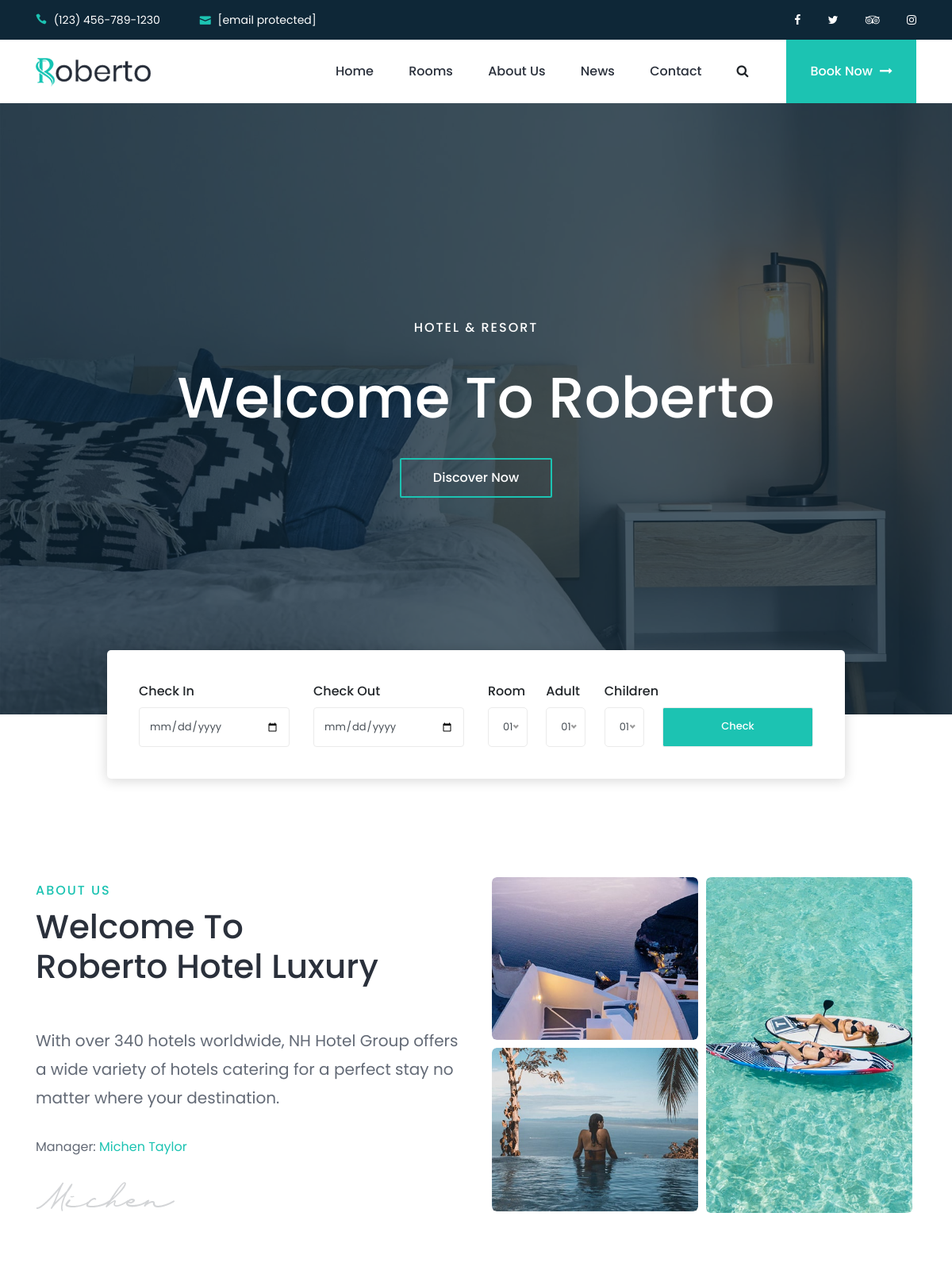
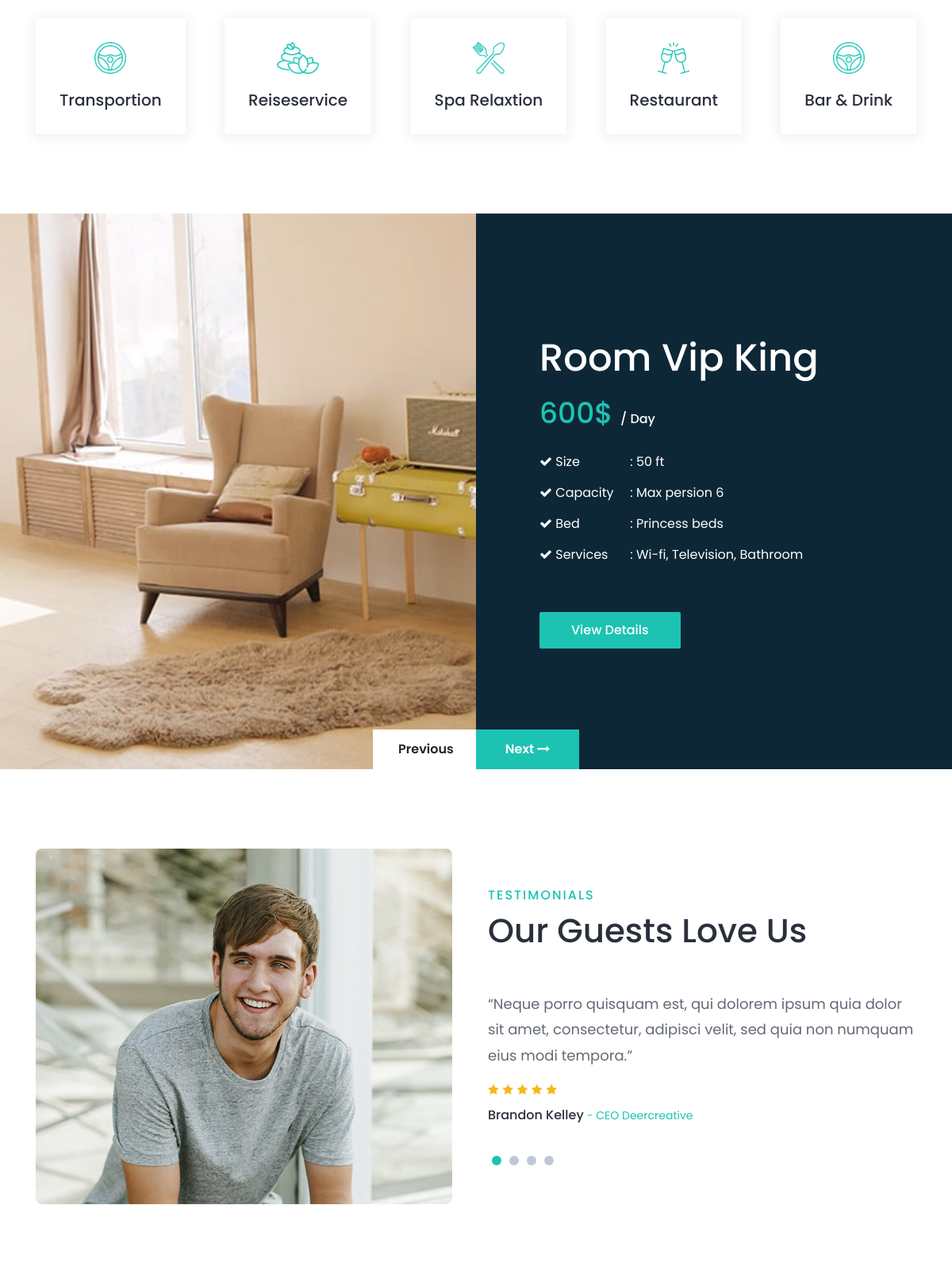
The page / (upper part) on the database its author committed (2 pictures, top to bottom).
### apps/home/models.py (models this page shows, shortened)
class Services(models.Model):
    title = models.CharField(max_length=225)
    image = models.ImageField(upload_to='media/')

class Feedback(models.Model):
    name = models.CharField(max_length=225)
    content = models.TextField()
    image = models.ImageField(upload_to='media/home', blank=True, null=True)
    created = models.DateTimeField(auto_now_add=True)

### apps/room/models.py (models this page shows, shortened)
class Room(models.Model):
    title = models.CharField(max_length=225)
    slug = models.SlugField(blank=True)
    cost = models.IntegerField(default=0)
    size = models.IntegerField()
    capacity = models.IntegerField()
    bed = models.CharField(max_length=225)
    image = models.ImageField(upload_to='media/rooms')
    description = models.TextField()
    adults = models.PositiveIntegerField(null=True, blank=True)
    children = models.PositiveIntegerField(null=True, blank=True)

### apps/home/views.py (the view)
# urls.py: path('', HomeView.as_view(), name='home'),
class HomeView(ListView):
    model = Testimonials
    template_name = 'home/index.html'
    def get_context_data(self, **kwargs):
        context = super(HomeView, self).get_context_data(**kwargs)
        context['form'] = BookingForm()
        context['Services'] = Services.objects.all()[:5]
        context['Room_lst_two'] = Room.objects.all()[:2]
        context['Feedback'] = Feedback.objects.all()[:4]
        context['latestNews'] = Article.objects.all()[:3]
        context['date_format'] = "M d, Y"
        context['Entertainment'] = Entertainment.objects.all()[:5]
        return context

### apps/room/forms.py
class BookingForm(forms.ModelForm):
    class Meta:
        model = Booking
        fields = ['room', 'check_in', 'check_out', 'adults', 'children']

### templates/home/index.html (shortened to what this page needs)
{% extends 'base.html' %}
{% load static %}
{% block content %}
    <section class="welcome-area">
        <div class="welcome-slides owl-carousel">
            <div class="single-welcome-slide bg-img bg-overlay"
                 style="background-image: url({% static 'img/bg-img/16.jpg' %});"
                 data-img-url="img/bg-img/16.jpg">
                <div class="welcome-content h-100">
                    <div class="container h-100">
                        <div class="row h-100 align-items-center">
                            <div class="col-12">
                                <div class="welcome-text text-center">
                                    <h6 data-animation="fadeInLeft" data-delay="200ms">Hotel &amp; Resort</h6>
                                    <h2 data-animation="fadeInLeft" data-delay="500ms">Welcome To Roberto</h2>
                                    <a href="{% url 'room:room' %}" class="btn roberto-btn btn-2"
                                       data-animation="fadeInLeft"
                                       data-delay="800ms">Discover Now</a>
                                </div>
                            </div>
                        </div>
                    </div>
                </div>
            </div>
        </div>
    </section>
    <section class="roberto-about-area section-padding-100-0">
        <div class="hotel-search-form-area">
            <div class="container-fluid">
                <div class="hotel-search-form">
                    <form method="get" action="{% url 'room:room' %}">
                        <div class="row justify-content-between align-items-end">
                            <div class="col-6 col-md-2 col-lg-3">
                                <label for="checkIn">Check In</label>
                                <input type="date" class="form-control" id="checkIn" name="checkin-date">
                            </div>
                            <div class="col-6 col-md-2 col-lg-3">
                                <label for="checkOut">Check Out</label>
                                <input type="date" class="form-control" id="checkOut" name="checkout-date">
                            </div>
                            <div class="col-4 col-md-1">
                                <label for="room">Room</label>
                            </div>
                            <div class="col-4 col-md-1">
                                <label for="adults">Adult</label>
                            </div>
                            <div class="col-4 col-md-2 col-lg-1">
                                <label for="children">Children</label>
                            </div>
                            <div class="col-12 col-md-3">
                                <button type="submit" class="form-control btn roberto-btn w-100">Check Availability
                                </button>
                            </div>
                        </div>
                    </form>
                </div>
            </div>
        </div>
        <div class="container mt-100">
            <div class="row align-items-center">
                <div class="col-12 col-lg-6">
                    <div class="section-heading wow fadeInUp" data-wow-delay="100ms">
                        <h6>About Us</h6>
                        <h2>Welcome to <br>Roberto Hotel Luxury</h2>
                    </div>
                    <div class="about-us-content mb-100">
                        <h5 class="wow fadeInUp" data-wow-delay="300ms">With over 340 hotels worldwide, NH Hotel Group
                            offers a wide variety of hotels catering for a perfect stay no matter where your
                            destination.</h5>
                        <p class="wow fadeInUp" data-wow-delay="400ms">Manager: <span>Michen Taylor</span></p>
                        <img src="{% static 'img/core-img/signature.png' %}" alt class="wow fadeInUp"
                             data-wow-delay="500ms">
                    </div>
                </div>
                <div class="col-12 col-lg-6">
                    <div class="about-us-thumbnail mb-100 wow fadeInUp" data-wow-delay="700ms">
                        <div class="row no-gutters">
                            <div class="col-6">
                                <div class="single-thumb">
                                    <img src="{% static 'img/bg-img/13.jpg' %}" alt>
                                </div>
                                <div class="single-thumb">
                                    <img src="{% static 'img/bg-img/14.jpg' %}" alt>
                                </div>
                            </div>
                            <div class="col-6">
                                <div class="single-thumb">
                                    <img src="{% static 'img/bg-img/15.jpg' %}" alt>
                                </div>
                            </div>
                        </div>
                    </div>
                </div>
            </div>
        </div>
    </section>
    <div class="roberto-service-area">
        <div class="container">
            <div class="row">
                <div class="col-12">
                    <div class="service-content d-flex align-items-center justify-content-between">
                        {% for service in Services %}
                            <div class="single-service--area mb-100 wow fadeInUp" data-wow-delay="100ms">
                                <img src="{{ service.image.url }}" alt>
                                <h5>{{ service.title }}</h5>
                            </div>
                        {% endfor %}
                    </div>
                </div>
            </div>
        </div>
    </div>
    <section class="roberto-rooms-area">
        <div class="rooms-slides owl-carousel">
            {% for foo in Room_lst_two %}
                <div class="single-room-slide d-flex align-items-center">
                    <div class="room-thumbnail h-100 bg-img"
                         style="background-image: url({{ foo.image.url }});"></div>
                    <div class="room-content">
                        <h2 data-animation="fadeInUp" data-delay="100ms">{{ foo.title }}</h2>
                        <h3 data-animation="fadeInUp" data-delay="300ms">{{ foo.cost }}$ <span>/ Day</span></h3>
                        <ul class="room-feature" data-animation="fadeInUp" data-delay="500ms">
                            <li><span><i class="fa fa-check"></i> Size</span> <span>: {{ foo.size }} ft</span></li>
                            <li><span><i class="fa fa-check"></i> Capacity</span>
                                <span>: Max persion {{ foo.capacity }}</span></li>
                            <li><span><i class="fa fa-check"></i> Bed</span> <span>: {{ foo.bed }}</span></li>
                            <li><span><i class="fa fa-check"></i> Services</span>
                                <span>: Wi-fi, Television, Bathroom</span>
                            </li>
                        </ul>
                        <a href="#" class="btn roberto-btn mt-30" data-animation="fadeInUp" data-delay="700ms">View
                            Details</a>
                    </div>
                </div>
            {% endfor %}
        </div>
    </section>
    <section class="roberto-testimonials-area section-padding-100-0">
        <div class="container">
            <div class="row align-items-center">
                <div class="col-12 col-md-6">
                    <div class="testimonial-thumbnail owl-carousel mb-100">
                        {% for foo in Feedback %}
                            {% if foo.image %}
                                <img src="{{ foo.image.url }}" alt>
                            {% endif %}
                        {% endfor %}
                    </div>
                </div>
                <div class="col-12 col-md-6">
                    <div class="section-heading">
                        <h6>Testimonials</h6>
                        <h2>Our Guests Love Us</h2>
                    </div>
                    <div class="testimonial-slides owl-carousel mb-100">
                        {% for foo in Feedback %}
                            <div class="single-testimonial-slide">
                                <h5>“{{ foo.content }}”</h5>
                                <div class="rating-title">
                                    <div class="rating">
                                        <i class="icon_star"></i>
                                        <i class="icon_star"></i>
                                        <i class="icon_star"></i>
                                        <i class="icon_star"></i>
                                        <i class="icon_star"></i>
                                    </div>
                                    <h6>{{ foo.name }} <span>- CEO Deercreative</span></h6>
                                </div>
                            </div>
                        {% endfor %}
                    </div>
                </div>
            </div>
        </div>
    </section>
{% endblock %}

### static/css/default-assets/classy-nav.css (style rules this page uses)
.justify-content-between { -webkit-box-pack: justify; -ms-flex-pack: justify; justify-content: space-between; }

### static/css/style.css (style rules this page uses)
.icon_search, .icon_star, .icon_mail, .icon_phone { font-family: 'ElegantIcons'; speak: none; font-style: normal; font-weight: normal; font-variant: normal; text-transform: none; line-height: 1; -webkit-font-smoothing: antialiased; }
.icon_star:before { content: "\e033"; }

### rows shown on the page
Services: image (picture), title "Transportion"
Services: image (picture), title "Reiseservice"
Services: image (picture), title "Spa Relaxtion"
Services: image (picture), title "Restaurant"
Services: image (picture), title "Bar & Drink"
Room: image (picture), title "Room Vip King", cost "600", size "50", capacity "6", bed "Princess beds"
Feedback: image (picture), content "Neque porro quisquam est, qui dolorem ipsum quia dolor sit amet, consectetur, adipisci velit, sed quia non numquam eius modi tempora.", name "Brandon Kelley"
